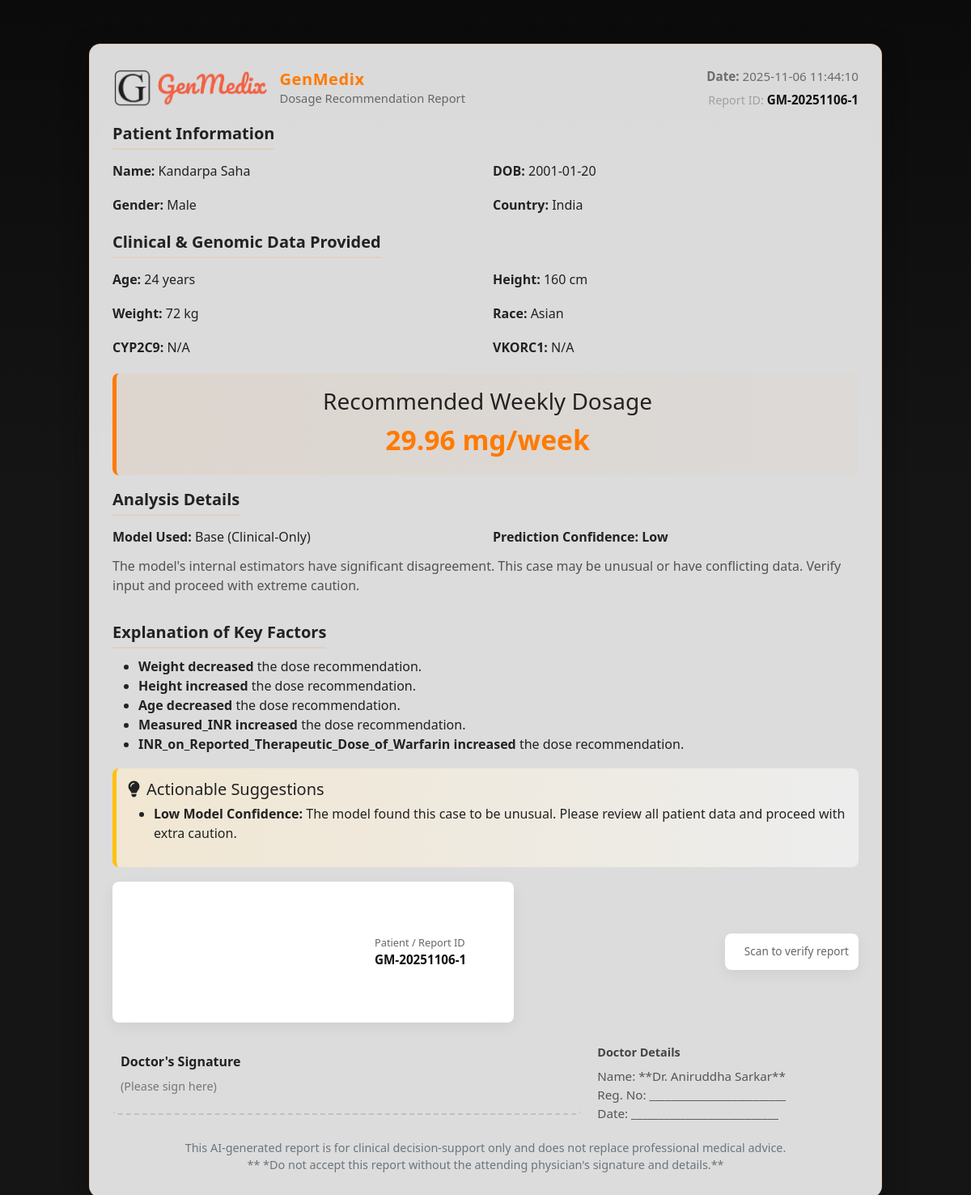
Page /report/1 (signed in) on the committed database.
### app.py (models this page shows)
class Patient(db.Model):
    id = db.Column(db.Integer, primary_key=True)
    full_name = db.Column(db.String(150), nullable=False)
    dob = db.Column(db.String(10)) # Store as YYYY-MM-DD
    gender = db.Column(db.String(10))
    aadhar = db.Column(db.String(12), unique=True) # Patient's Aadhar
    country = db.Column(db.String(50))
    address = db.Column(db.String(200))
    doctor_id = db.Column(db.Integer, db.ForeignKey('user.id'), nullable=False)
    reports = db.relationship('Report', backref='patient', lazy=True, cascade="all, delete-orphan")
    notes = db.relationship('Note', backref='patient', lazy=True, cascade="all, delete-orphan")

class Report(db.Model):
    id = db.Column(db.Integer, primary_key=True)
    generated_at = db.Column(db.DateTime, default=datetime.utcnow)
    drug_name = db.Column(db.String(50), nullable=False)
    predicted_dose = db.Column(db.String(50))
    model_used = db.Column(db.String(50))
    confidence = db.Column(db.String(20))
    doctor_name = db.Column(db.String(150))
    report_data_json = db.Column(db.Text)
    patient_id = db.Column(db.Integer, db.ForeignKey('patient.id'), nullable=False)

### app.py (the view)
@app.route('/report/<int:report_id>')
@login_required
def view_report(report_id):
    report = Report.query.get_or_404(report_id)
    if report.patient.doctor_id != current_user.id:
        flash("You are not authorized to view this report.", "danger")
        return redirect(url_for('dashboard'))
    try:
        report_data = json.loads(report.report_data_json)
    except:
        flash("Error: Report data is corrupted.", "danger")
        return redirect(url_for('view_patient', patient_id=report.patient_id))
    saved_interacting_drugs = report_data.get('interacting_drugs', [])
    interaction_warnings = get_interaction_warnings(saved_interacting_drugs)
    response = make_response(render_template(
        'display_report.html',
        patient_info=report_data.get('patient_info'),
        clinical_info=report_data.get('clinical_info'),
        results=report_data.get('results'),
        doctor_name=report_data.get('doctor_name'),
        request=None,  # Set request to None to hide the download button
        interaction_warnings=interaction_warnings
    ))
    response.headers['Cache-Control'] = 'no-cache, no-store, must-revalidate'
    response.headers['Pragma'] = 'no-cache'
    response.headers['Expires'] = '0'
    return response

### app.py (called while the page is built, shortened)
@app.before_request
def check_maintenance_and_db():
    if os.environ.get('MAINTENANCE_MODE') == 'true':
        if request.endpoint and request.endpoint != 'static':
            return render_template('maintenance.html'), 503 # 503 = Service Unavailable
    try:
        inspector = inspect(db.engine)
        if not inspector.has_table("user"):
            print("--- No 'user' table found. Creating all tables... ---")
            with app.app_context():
                db.create_all()
            print("--- Database tables created. ---")
    except Exception as e:
        print(f"--- ERROR checking/creating tables: {e} ---")

@login_manager.user_loader
def load_user(user_id):
    return User.query.get(int(user_id))

def get_interaction_warnings(checked_drugs_list):
    warnings = []
    if not checked_drugs_list:
        return warnings # Return an empty list if no drugs were checked

### templates/display_report.html (shortened to what this page needs)
<!DOCTYPE html>
<html lang="en">
<head>
    <link href="https://cdn.jsdelivr.net/npm/bootstrap@5.3.2/dist/css/bootstrap.min.css" rel="stylesheet">
    <link rel="stylesheet" href="https://cdnjs.cloudflare.com/ajax/libs/font-awesome/6.5.1/css/all.min.css">
    <link href="https://cdnjs.cloudflare.com/ajax/libs/aos/2.3.4/aos.css" rel="stylesheet">
</head>
<body>
    <div class="report-wrap">
        <div class="report-card" data-aos="fade-up" data-aos-duration="900">
            <div class="report-header">
                <div class="brand">
                    <img src="{{ url_for('static', filename='assets/images/image.png') }}" alt="GenMedix Logo" />
                    <div>
                        <h1>GenMedix</h1>
                        <div style="font-size:0.92rem; color:#666;">Dosage Recommendation Report</div>
                    </div>
                </div>
                <div class="report-meta">
                    <div><strong>Date:</strong> {{ results.generated_at }}</div>
                    <div style="margin-top:6px; color:#a0a0a0; font-size:0.9rem;">Report ID:
                        <span class="patient-id">
                            {{ results.report_id }}
                        </span>
                    </div>
                </div>
            </div>
            <h5 class="section-title" data-aos="fade-right">Patient Information</h5>
            <div class="info-grid" data-aos="fade-up" data-aos-duration="700">
                <p><strong>Name:</strong> {{ patient_info.patient_name }}</p>
                <p><strong>DOB:</strong> {{ patient_info.patient_dob }}</p>
                <p><strong>Gender:</strong> {{ patient_info.patient_gender }}</p>
                <p><strong>Country:</strong> {{ patient_info.patient_country }}</p>
            </div>
            <h5 class="section-title" data-aos="fade-right">Clinical & Genomic Data Provided</h5>
            <div class="info-grid" data-aos="fade-up" data-aos-duration="700">
                <p><strong>Age:</strong> {{ clinical_info.Age }} years</p>
                <p><strong>Height:</strong> {{ clinical_info.Height__cm_ }} cm</p>
                <p><strong>Weight:</strong> {{ clinical_info.Weight__kg_ }} kg</p>
                <p><strong>Race:</strong> {{ clinical_info.Race_Display }}</p>
                <p><strong>CYP2C9:</strong> {{ clinical_info.CYP2C9_Display }}</p>
                <p><strong>VKORC1:</strong> {{ clinical_info.VKORC1_Display }}</p>
            </div>
            <div class="recommendation" data-aos="zoom-in" data-aos-duration="700">
                <h3 style="margin:0 0 6px 0;">Recommended Weekly Dosage</h3>
                <div class="dose">{{ results.predicted_dose_mg_per_week }} mg/week</div>
            </div>
            <h5 class="section-title" data-aos="fade-right">Analysis Details</h5>
            <div class="info-grid" data-aos="fade-up">
                <p><strong>Model Used:</strong> {{ results.model_used }}</p>
                <p><strong>Prediction Confidence:</strong> <span class="fw-bold">{{ results.confidence_score }}</span></p>
            </div>
            <p class="mt-2 text-muted" data-aos="fade-up">{{ results.confidence_explanation }}</p>
            <h5 class="section-title" data-aos="fade-right">Explanation of Key Factors</h5>
            <ul data-aos="fade-up">
                {% for explanation in results.human_explanation %}
                    <li>{{ explanation | safe }}</li>
                {% endfor %}
            </ul>
            <div class="suggestions" data-aos="fade-up">
                <h5 style="margin-top:0; margin-bottom:6px;"><i class="fas fa-lightbulb me-2"></i>Actionable Suggestions</h5>
                <ul>
                    {% for suggestion in results.clinical_suggestions %}
                        <li>{{ suggestion | safe }}</li>
                    {% endfor %}
                </ul>
            </div>
            <div class="id-block" data-aos="fade-up" data-aos-duration="700">
                <div class="barcode-wrap" style="align-items:center;">
                    <div>
                        <svg id="barcode"></svg>
                    </div>
                    <div style="min-width:160px;">
                        <div style="font-size:0.8rem; color:#666;">Patient / Report ID</div>
                        <div class="patient-id">
                            {{ results.report_id }}
                        </div>
                    </div>
                </div>
                <div class="qr-wrap" style="align-items:center;">
                    <div style="font-size:0.85rem; color:#666;">Scan to verify report</div>
                </div>
            </div>
            <div class="signature" data-aos="fade-up">
                <div class="sig-box" aria-label="Doctor signature placeholder">
                    <div class="sig-label">Doctor's Signature</div>
                    <div style="color:#777; font-size:0.9rem;">(Please sign here)</div>
                </div>
                <div class="sig-info">
                    <div style="font-weight:700; margin-bottom:8px;">Doctor Details</div>
                    <div style="color:#555; font-size:0.95rem;">
                        Name: **{{ doctor_name }}**<br>
                        Reg. No: _________________________<br>
                        Date: ___________________________
                    </div>
                </div>
            </div>
            <div style="margin-top:20px; color:#6c757d; font-size:0.9rem; text-align:center;">
            This AI-generated report is for clinical decision-support only and does not replace professional medical advice. <br>  ** *Do not accept this report without the attending physician's signature and details.**
            </div>
        </div>
    </div>
</body>
</html>

### templates/display_report.html (style rules this page uses)
:root { --brand-orange: #ff7a00; --bg-dark: #0d0d0d; --panel-bg: rgba(255,255,255,0.85); --glass-border: rgba(255,122,0,0.18); }
body { background: linear-gradient(180deg, #0b0b0b 0%, #151515 40%), #f4f6f9; min-height: 100vh; color: #222; font-family: system-ui, "Segoe UI", Roboto, "Helvetica Neue", Arial; padding: 30px 18px; }
.report-wrap { max-width: 980px; margin: 24px auto; position: relative; }
.report-card { background: var(--panel-bg); border-radius: 14px; padding: 28px; box-shadow: 0 8px 30px rgba(10,10,10,0.45); backdrop-filter: blur(6px) saturate(120%); border: 1px solid var(--glass-border); overflow: hidden; transition: transform .35s ease, box-shadow .35s ease; }
.report-header { display: flex; align-items: center; gap: 18px; justify-content: space-between; }
.brand { display:flex; align-items:center; gap:12px; }
.brand img { height:48px; width:auto; object-fit:contain; display:block; }
.brand h1 { margin:0; font-size:1.25rem; color:var(--brand-orange); font-weight:700; letter-spacing:0.6px; font-family: "Segoe UI", Roboto, sans-serif; }
.report-meta { text-align:right; color:#6b6b6b; font-size:0.95rem; }
.section-title { display:inline-block; margin: 18px 0 10px 0; padding-bottom:6px; font-weight:700; color: #222; border-bottom: 2px solid rgba(255,122,0,0.12); }
.info-grid { display: grid; grid-template-columns: repeat(2, 1fr); gap: 10px 18px; align-items: start; }
.info-grid p { margin: 4px 0; color: #222; }
.recommendation { background: linear-gradient(90deg, rgba(255,122,0,0.06), rgba(255,122,0,0.02)); border-left: 5px solid var(--brand-orange); padding: 18px; margin-top: 16px; text-align: center; border-radius: 8px; }
.recommendation .dose { color: var(--brand-orange); font-size: 2.1rem; font-weight:800; }
.suggestions { background: linear-gradient(90deg, rgba(255,238,204,0.6), rgba(255,255,255,0.5)); border-left: 5px solid #ffc107; padding: 14px; margin-top: 18px; border-radius:8px; }
.id-block { display:flex; gap: 18px; align-items:center; justify-content: space-between; margin-top: 18px; flex-wrap:wrap; }
.barcode-wrap, .qr-wrap { background: #fff; padding: 12px; border-radius: 8px; box-shadow: 0 6px 18px rgba(10,10,10,0.06); display:flex; align-items:center; gap:12px; }
.barcode-wrap svg, .qr-wrap canvas { display:block; }
.patient-id { font-weight:700; color:#111; font-size:0.95rem; }
.signature { margin-top: 26px; display:flex; gap: 20px; align-items:flex-start; }
.signature .sig-box { flex: 1 1 60%; min-height: 88px; border-bottom: 2px dashed rgba(0,0,0,0.12); background: linear-gradient(180deg, rgba(255,255,255,0.0), rgba(255,255,255,0.02)); border-radius: 6px; padding: 10px; }
.signature .sig-info { flex: 0 0 35%; font-size:0.9rem; color:#444; }
.sig-label { font-weight:700; color:#222; margin-bottom:8px; }

### rows in the picture
Patient: patient_name "Kandarpa Saha", patient_gender "Male", patient_country "India"
Report: model_used "Base (Clinical-Only)", confidence_score "Low"

### other values in the picture
{{ results.generated_at }} "2025-11-06 11:44:10"
{{ results.report_id }} "GM-20251106-1"
{{ patient_info.patient_dob }} "2001-01-20"
{{ clinical_info.Age }} "24"
{{ clinical_info.Height__cm_ }} "160"
{{ clinical_info.Weight__kg_ }} "72"
{{ clinical_info.Race_Display }} "Asian"
{{ clinical_info.CYP2C9_Display }} "N/A"
{{ clinical_info.VKORC1_Display }} "N/A"
{{ results.predicted_dose_mg_per_week }} "29.96"
{{ results.confidence_explanation }} "The model's internal estimators have significant disagreement. This case may be unusual or have conflicting data. Verify input and proceed with extreme caution."
{{ explanation | safe }} "Weight decreased the dose recommendation." "Height increased the dose recommendation." "Age decreased the dose recommendation." "Measured_INR increased the dose recommendation." "INR_on_Reported_Therapeutic_Dose_of_Warfarin increased the dose recommendation."
{{ suggestion | safe }} "Low Model Confidence: The model found this case to be unusual. Please review all patient data and proceed with extra caution."
{{ doctor_name }} "Dr. Aniruddha Sarkar"
